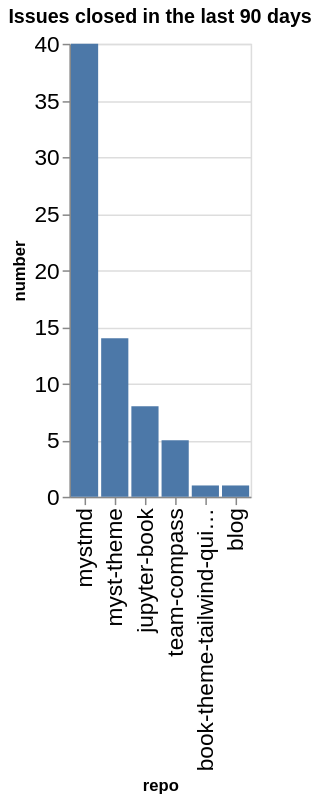

The code cell stored with this chart in its notebook:
### Code cell
closed_counts = closed.groupby(['org', 'repo']).count()['number'].reset_index()
closed_counts['org/repo'] = closed_counts.apply(lambda a: a['org'] + '/' + a['repo'], axis=1)
sorted_vals = closed_counts.sort_values(['number'], ascending=False)['repo'].values
alt.Chart(data=closed_counts, title=f"Issues closed in the last {n_days} days").mark_bar().encode(
    x=alt.X('repo', sort=alt.Sort(sorted_vals.tolist())),
    y='number',
)

### Figure 1 — Vega-Lite specification as saved in the notebook (floating-point values rounded to 4 significant figures)
{"config": {"axisLeft": {"labelFontSize": 15}, "axisBottom": {"labelFontSize": 15}}, "data": {"name": "data-33e3afe4831d4c44ec2e6ec4a43927ca"}, "mark": {"type": "bar"}, "encoding": {"x": {"field": "repo", "sort": ["mystmd", "myst-theme", "jupyter-book", "team-compass", "book-theme-tailwind-quickstart", "blog"], "type": "nominal"}, "y": {"field": "number", "type": "quantitative"}}, "title": "Issues closed in the last 90 days", "$schema": "https://vega.github.io/schema/vega-lite/v5.20.1.json", "datasets": {"data-33e3afe4831d4c44ec2e6ec4a43927ca": [{"org": "jupyter-book", "repo": "blog", "number": 1, "org/repo": "jupyter-book/blog"}, {"org": "jupyter-book", "repo": "book-theme-tailwind-quickstart", "number": 1, "org/repo": "jupyter-book/book-theme-tailwind-quickstart"}, {"org": "jupyter-book", "repo": "jupyter-book", "number": 8, "org/repo": "jupyter-book/jupyter-book"}, {"org": "jupyter-book", "repo": "myst-theme", "number": 14, "org/repo": "jupyter-book/myst-theme"}, {"org": "jupyter-book", "repo": "mystmd", "number": 40, "org/repo": "jupyter-book/mystmd"}, {"org": "jupyter-book", "repo": "team-compass", "number": 5, "org/repo": "jupyter-book/team-compass"}]}}
